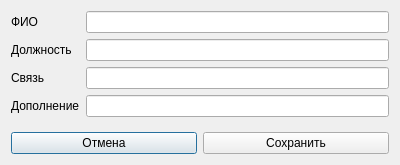
<?xml version="1.0" encoding="UTF-8"?>
<ui version="4.0">
 <class>linkDialog</class>
 <widget class="QDialog" name="linkDialog">
  <property name="geometry">
   <rect>
    <x>0</x>
    <y>0</y>
    <width>400</width>
    <height>165</height>
   </rect>
  </property>
  <property name="windowTitle">
   <string>Связной</string>
  </property>
  <layout class="QVBoxLayout" name="verticalLayout_2">
   <item>
    <layout class="QVBoxLayout" name="verticalLayout">
     <item>
      <layout class="QFormLayout" name="formLayout">
       <item row="0" column="0">
        <widget class="QLabel" name="fioLabel">
         <property name="text">
          <string>ФИО</string>
         </property>
        </widget>
       </item>
       <item row="0" column="1">
        <widget class="QLineEdit" name="fioLineEdit"/>
       </item>
       <item row="1" column="0">
        <widget class="QLabel" name="jobTitleLabel">
         <property name="text">
          <string>Должность</string>
         </property>
        </widget>
       </item>
       <item row="1" column="1">
        <widget class="QLineEdit" name="jobTitleLineEdit"/>
       </item>
       <item row="2" column="0">
        <widget class="QLabel" name="connectionLabel">
         <property name="text">
          <string>Связь</string>
         </property>
        </widget>
       </item>
       <item row="2" column="1">
        <widget class="QLineEdit" name="connectionLineEdit"/>
       </item>
       <item row="3" column="0">
        <widget class="QLabel" name="additionLabel">
         <property name="text">
          <string>Дополнение</string>
         </property>
        </widget>
       </item>
       <item row="3" column="1">
        <widget class="QLineEdit" name="additionLineEdit"/>
       </item>
      </layout>
     </item>
     <item>
      <layout class="QHBoxLayout" name="horizontalLayout">
       <item>
        <widget class="QPushButton" name="CancelPushButton_3">
         <property name="text">
          <string>Отмена</string>
         </property>
        </widget>
       </item>
       <item>
        <widget class="QPushButton" name="SavePushButton">
         <property name="text">
          <string>Сохранить</string>
         </property>
        </widget>
       </item>
      </layout>
     </item>
    </layout>
   </item>
  </layout>
 </widget>
 <resources/>
 <connections/>
</ui>
